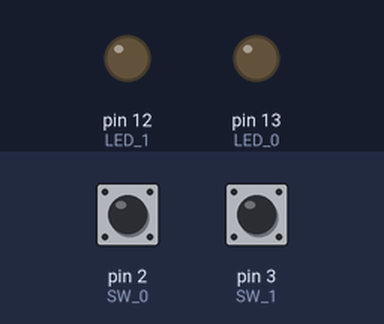
This sketch was run on a simulated Arduino Uno, built with avr-gcc and run on an emulated ATmega328P. On the bench: output pins drawn as LEDs (lit = HIGH). The test bench sets the inputs (shaded band); at power-on: pin 2 (SW_0) HIGH, pin 3 (SW_1) HIGH.

Above: at 1.2 s.
1.3 s: pin 2 (SW_0) pulled LOW for 0.15 s
At 2.3 s:
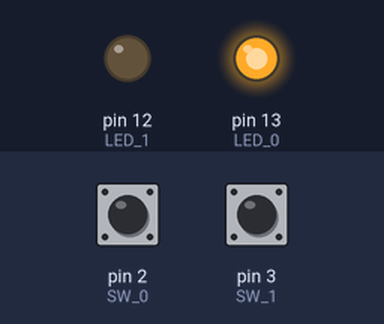
2.9 s: pin 3 (SW_1) pulled LOW for 0.15 s
At 3.6 s:
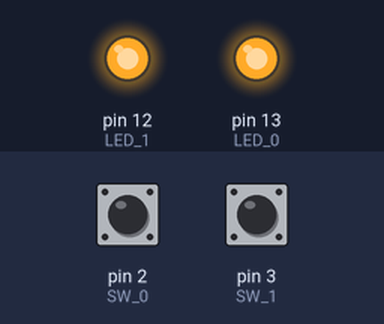
4.5 s: pin 2 (SW_0) pulled LOW for 1 s
At 6.0 s:
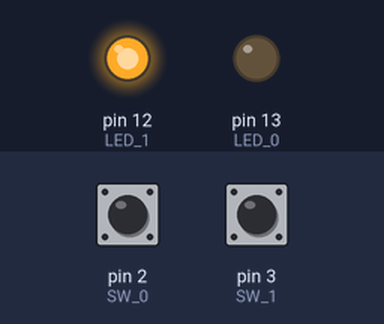
7.0 s: pin 2 (SW_0) pulled LOW for 3.2 s
At 10.8 s:
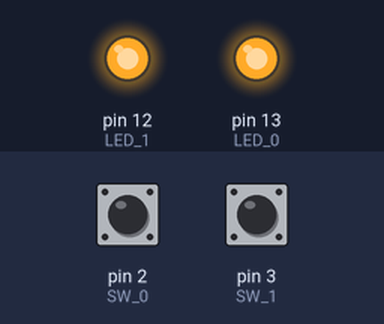
11.7 s: pin 3 (SW_1) pulled LOW for 1 s
At 13.9 s:
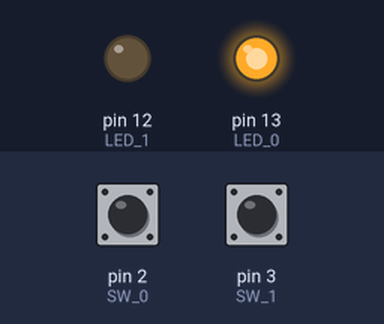
Timing chart, 0 to 15.2 s (numbered marks = the images above; inputs shaded):
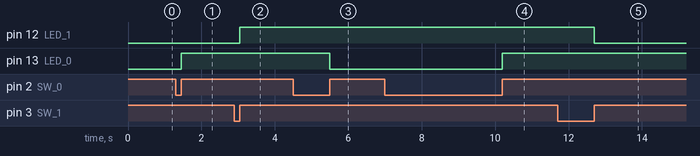

Measured:
- after the input at 1.3 s, pin 13 (LED_0): LOW → HIGH after 0.15 s
- after the input at 2.9 s, pin 12 (LED_1): LOW → HIGH after 0.15 s
- after the input at 4.5 s, pin 13 (LED_0): HIGH → LOW after 1.0 s
- after the input at 7.0 s, pin 13 (LED_0): LOW → HIGH after 3.2 s
- after the input at 11.7 s, pin 12 (LED_1): HIGH → LOW after 1.0 s

The sketch:

06_SW_INPUT_interrupt.ino
```cpp
const uint8_t SW_0 = 2;
const uint8_t LED_0 = 13;

const uint8_t SW_1 = 3;
const uint8_t LED_1 = 12;

int LED1 = 0;
int LED2 = 0;


void SW0_Pressed(void) {
  if (LED1 == 0) {
    digitalWrite(LED_0, HIGH);
    LED1 = 1;
  } else {
    digitalWrite(LED_0, LOW);
    LED1 = 0;
  }
}

void SW1_Pressed(void) {
  if (LED2 == 0) {
    digitalWrite(LED_1, HIGH);
    LED2 = 1;
  } else {
    digitalWrite(LED_1, LOW);
    LED2 = 0;
  }
}

void setup() {
  Serial.begin(115200);
  pinMode(SW_0, INPUT);
  pinMode(LED_0, OUTPUT);
  pinMode(SW_1, INPUT);
  pinMode(LED_1, OUTPUT);

  digitalWrite(LED_0, LOW);
  digitalWrite(LED_1, LOW);

  attachInterrupt(digitalPinToInterrupt(SW_0), SW0_Pressed, RISING);  //(현상발생위치, 실행함수, 조건)
  attachInterrupt(digitalPinToInterrupt(SW_1), SW1_Pressed, RISING);  //(현상발생위치, 실행함수, 조건)
}

void loop() {

}
```
